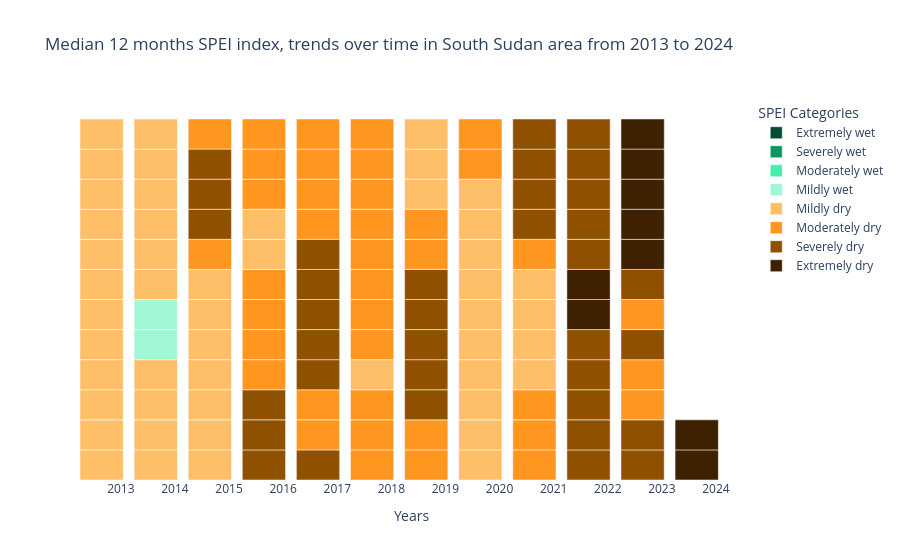

The code cell stored with this chart in its notebook:
### Code cell
charts.create_stripechart(stat_values, accumulation_windows, selected, placeholders, 'year')

### Figure 1 — Plotly figure (JSON) as saved in the notebook; plotly's stock layout.template omitted (floating-point values rounded to 4 significant figures; data arrays with more than 128 entries replaced by an {"elided": "..."} marker saying what was removed)
{"data": [{"hoverinfo": "text", "hovertext": {"elided": "134 str values"}, "marker": {"color": {"elided": "134 str values"}}, "orientation": "v", "showlegend": false, "type": "bar", "width": 0.8, "x": {"elided": "134 str values"}, "y": {"elided": "134 int values"}}, {"hoverinfo": "none", "marker": {"color": "#074B30"}, "name": "Extremely wet", "showlegend": true, "type": "bar", "x": [null], "y": [null]}, {"hoverinfo": "none", "marker": {"color": "#0D965f"}, "name": "Severely wet", "showlegend": true, "type": "bar", "x": [null], "y": [null]}, {"hoverinfo": "none", "marker": {"color": "#43EFAA"}, "name": "Moderately wet", "showlegend": true, "type": "bar", "x": [null], "y": [null]}, {"hoverinfo": "none", "marker": {"color": "#A1F7D5"}, "name": "Mildly wet", "showlegend": true, "type": "bar", "x": [null], "y": [null]}, {"hoverinfo": "none", "marker": {"color": "#FFBF69"}, "name": "Mildly dry", "showlegend": true, "type": "bar", "x": [null], "y": [null]}, {"hoverinfo": "none", "marker": {"color": "#FF961F"}, "name": "Moderately dry", "showlegend": true, "type": "bar", "x": [null], "y": [null]}, {"hoverinfo": "none", "marker": {"color": "#8F5100"}, "name": "Severely dry", "showlegend": true, "type": "bar", "x": [null], "y": [null]}, {"hoverinfo": "none", "marker": {"color": "#3d2100"}, "name": "Extremely dry", "showlegend": true, "type": "bar", "x": [null], "y": [null]}], "layout": {"autosize": true, "legend": {"title": {"text": "SPEI Categories"}}, "plot_bgcolor": "rgba(0, 0, 0, 0)", "showlegend": true, "title": {"text": "Median 12 months SPEI index, trends over time in South Sudan area from 2013 to 2024"}, "xaxis": {"autorange": true, "range": [-0.7556, 11.5], "tickangle": 0, "tickmode": "array", "ticktext": {"elided": "134 str values"}, "tickvals": {"elided": "134 str values"}, "title": {"text": "Years"}, "type": "category"}, "yaxis": {"autorange": true, "range": [0, 12.63], "showgrid": false, "showticklabels": false, "title": {"text": "Median SPEI12"}, "type": "linear", "visible": false, "zeroline": false}}}
